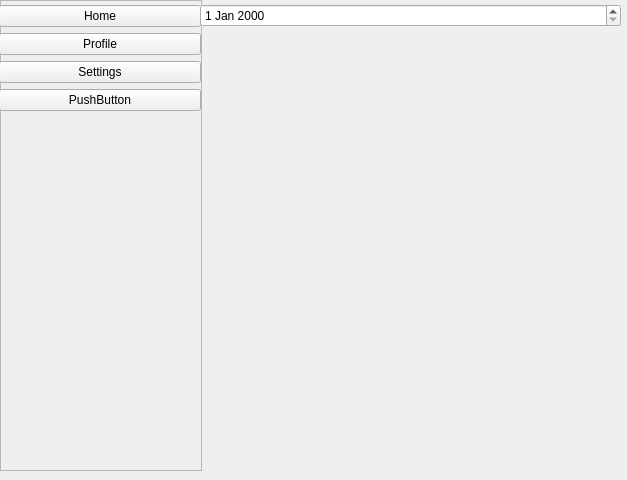
<?xml version="1.0" encoding="UTF-8"?>
<ui version="4.0">
 <class>MainWindow</class>
 <widget class="QMainWindow" name="MainWindow">
  <property name="geometry">
   <rect>
    <x>0</x>
    <y>0</y>
    <width>627</width>
    <height>480</height>
   </rect>
  </property>
  <property name="windowTitle">
   <string>MainWindow</string>
  </property>
  <widget class="QWidget" name="centralwidget">
   <property name="minimumSize">
    <size>
     <width>627</width>
     <height>0</height>
    </size>
   </property>
   <widget class="QWidget" name="verticalLayoutWidget">
    <property name="geometry">
     <rect>
      <x>0</x>
      <y>0</y>
      <width>202</width>
      <height>471</height>
     </rect>
    </property>
    <layout class="QVBoxLayout" name="verticalLayout">
     <item>
      <widget class="QFrame" name="frame">
       <property name="frameShape">
        <enum>QFrame::Shape::StyledPanel</enum>
       </property>
       <property name="frameShadow">
        <enum>QFrame::Shadow::Raised</enum>
       </property>
       <widget class="QWidget" name="verticalLayoutWidget_2">
        <property name="geometry">
         <rect>
          <x>-1</x>
          <y>-1</y>
          <width>202</width>
          <height>121</height>
         </rect>
        </property>
        <layout class="QVBoxLayout" name="verticalLayout_2">
         <property name="spacing">
          <number>0</number>
         </property>
         <item>
          <widget class="QPushButton" name="pushButton">
           <property name="text">
            <string>Home</string>
           </property>
          </widget>
         </item>
         <item>
          <widget class="QPushButton" name="pushButton_3">
           <property name="text">
            <string>Profile</string>
           </property>
          </widget>
         </item>
         <item>
          <widget class="QPushButton" name="pushButton_2">
           <property name="text">
            <string>Settings</string>
           </property>
          </widget>
         </item>
         <item>
          <widget class="QPushButton" name="pushButton_4">
           <property name="text">
            <string>PushButton</string>
           </property>
          </widget>
         </item>
        </layout>
       </widget>
      </widget>
     </item>
    </layout>
   </widget>
   <widget class="QWidget" name="verticalLayoutWidget_3">
    <property name="geometry">
     <rect>
      <x>200</x>
      <y>0</y>
      <width>421</width>
      <height>31</height>
     </rect>
    </property>
    <layout class="QVBoxLayout" name="verticalLayout_3">
     <item>
      <widget class="QDateEdit" name="dateEdit"/>
     </item>
    </layout>
   </widget>
  </widget>
 </widget>
 <resources/>
 <connections/>
</ui>
